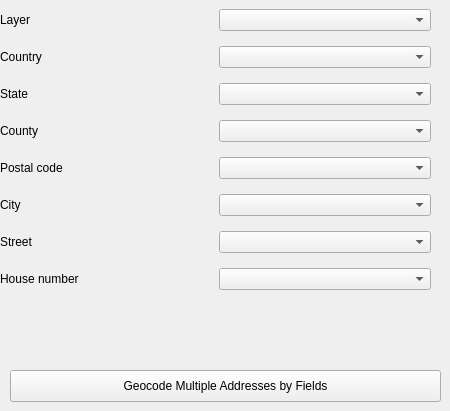
         <widget class="QWidget" name="tab_5">
          <attribute name="title">
           <string>Address Fields in Layer</string>
          </attribute>
          <widget class="QWidget" name="gridLayoutWidget_4">
           <property name="geometry">
            <rect>
             <x>0</x>
             <y>0</y>
             <width>431</width>
             <height>301</height>
            </rect>
           </property>
           <layout class="QGridLayout" name="gridLayout_5">
            <item row="0" column="0">
             <widget class="QLabel" name="layerLab_3">
              <property name="enabled">
               <bool>true</bool>
              </property>
              <property name="text">
               <string>Layer</string>
              </property>
             </widget>
            </item>
            <item row="1" column="0">
             <widget class="QLabel" name="label_4">
              <property name="text">
               <string>Country</string>
              </property>
             </widget>
            </item>
            <item row="5" column="0">
             <widget class="QLabel" name="label_7">
              <property name="text">
               <string>City</string>
              </property>
             </widget>
            </item>
            <item row="7" column="0">
             <widget class="QLabel" name="label_9">
              <property name="text">
               <string>House number</string>
              </property>
             </widget>
            </item>
            <item row="3" column="0">
             <widget class="QLabel" name="label_6">
              <property name="text">
               <string>County</string>
              </property>
             </widget>
            </item>
            <item row="6" column="0">
             <widget class="QLabel" name="label_8">
              <property name="text">
               <string>Street</string>
              </property>
             </widget>
            </item>
            <item row="4" column="0">
             <widget class="QLabel" name="label_10">
              <property name="text">
               <string>Postal code</string>
              </property>
             </widget>
            </item>
            <item row="2" column="0">
             <widget class="QLabel" name="label_5">
              <property name="text">
               <string>State</string>
              </property>
             </widget>
            </item>
            <item row="0" column="1">
             <widget class="QgsMapLayerComboBox" name="mapLayerBox_2"/>
            </item>
            <item row="1" column="1">
             <widget class="QgsFieldComboBox" name="CountryBox"/>
            </item>
            <item row="2" column="1">
             <widget class="QgsFieldComboBox" name="StateBox"/>
            </item>
            <item row="3" column="1">
             <widget class="QgsFieldComboBox" name="CountyBox"/>
            </item>
            <item row="4" column="1">
             <widget class="QgsFieldComboBox" name="ZipBox"/>
            </item>
            <item row="5" column="1">
             <widget class="QgsFieldComboBox" name="CityBox"/>
            </item>
            <item row="6" column="1">
             <widget class="QgsFieldComboBox" name="StreetBox"/>
            </item>
            <item row="7" column="1">
             <widget class="QgsFieldComboBox" name="NumberBox"/>
            </item>
           </layout>
          </widget>
          <widget class="QPushButton" name="batchGeocodeFieldsButton">
           <property name="geometry">
            <rect>
             <x>10</x>
             <y>370</y>
             <width>431</width>
             <height>32</height>
            </rect>
           </property>
           <property name="text">
            <string>Geocode Multiple Addresses by Fields</string>
           </property>
          </widget>
         </widget>
